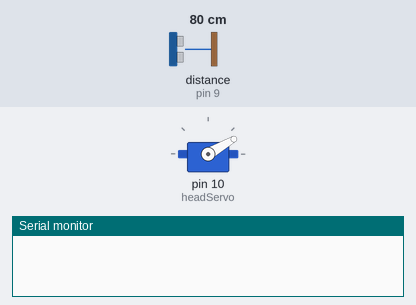
This sketch was run on a simulated Arduino Uno, built with avr-gcc and run on an emulated ATmega328P. Parts: servo, the last lines printed to the serial monitor. Wiring (inferred from the names in the program): ultrasonic range finder: trigger pin 8; echo pin 9. The inputs (shaded band) are chosen by the test bench; at power-on: distance to the obstacle (sensor on pin 9) 80 cm. The echo pulse lasts 58.3 µs per cm.

Above: at 0.05 s.
At 1.1 s:
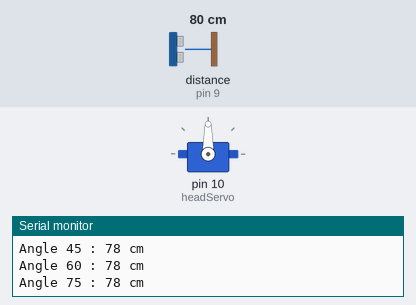
At 2.15 s:
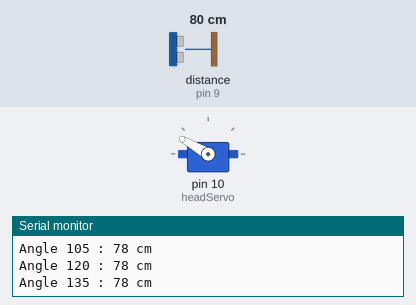
At 4.3 s:
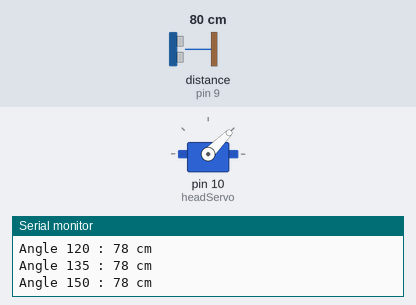
Timing chart, 0 to 5.9 s (numbered marks = the images above):
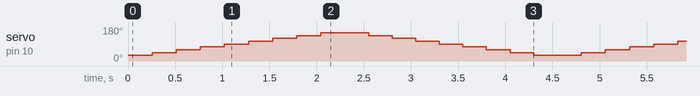

Measured:
- by itself, servo on pin 10 (headServo): repeats every 4.6 s: 60° 0.26 s, 75° 0.26 s, 90° 0.26 s, 105° 0.26 s, 120° 0.26 s, 135° 0.26 s, 150° 0.51 s, 135° 0.25 s, 120° 0.25 s, 105° 0.25 s, 90° 0.25 s, 75° 0.25 s, 60° 0.25 s, 45° 0.25 s, 30° 0.51 s, 45° 0.26 s

The sketch:

servo_radar_robot.ino
```cpp
// Radar avec servo : le capteur ultrason regarde a gauche et a droite.
// Il affiche les distances dans le moniteur serie.

#include <Servo.h>

Servo headServo;

const int trigPin = 8;
const int echoPin = 9;

long getDistance()
{
  digitalWrite(trigPin, LOW);
  delayMicroseconds(2);
  digitalWrite(trigPin, HIGH);
  delayMicroseconds(10);
  digitalWrite(trigPin, LOW);

  long duration = pulseIn(echoPin, HIGH, 25000);
  if (duration == 0)
    return 999;
  return duration * 0.034 / 2;
}

void setup()
{
  pinMode(trigPin, OUTPUT);
  pinMode(echoPin, INPUT);
  headServo.attach(10);
  Serial.begin(9600);
}

void loop()
{
  for (int angle = 30; angle <= 150; angle += 15)
  {
    headServo.write(angle);
    delay(250);

    Serial.print("Angle ");
    Serial.print(angle);
    Serial.print(" : ");
    Serial.print(getDistance());
    Serial.println(" cm");
  }

  for (int angle = 150; angle >= 30; angle -= 15)
  {
    headServo.write(angle);
    delay(250);
  }
}
```
